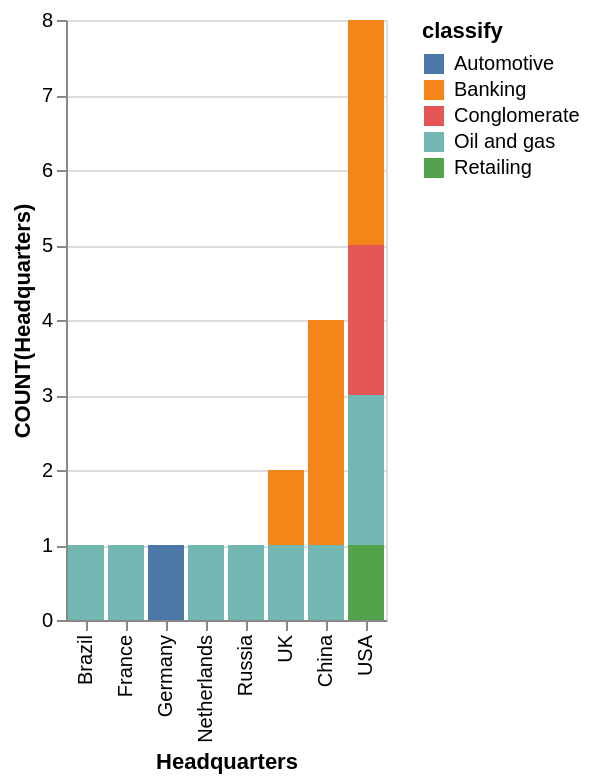

Describe this chart as a Vega-Lite specification.
### Vega-Lite specification from a JSON file in a GitHub repository (floating-point values rounded to 4 significant figures)
{"data": {"values": [{"x_data": "Brazil", "y_data": 0, "classify": "Automotive"}, {"x_data": "China", "y_data": 0, "classify": "Automotive"}, {"x_data": "France", "y_data": 0, "classify": "Automotive"}, {"x_data": "Germany", "y_data": 1, "classify": "Automotive"}, {"x_data": "Netherlands", "y_data": 0, "classify": "Automotive"}, {"x_data": "Russia", "y_data": 0, "classify": "Automotive"}, {"x_data": "UK", "y_data": 0, "classify": "Automotive"}, {"x_data": "USA", "y_data": 0, "classify": "Automotive"}, {"x_data": "Brazil", "y_data": 0, "classify": "Banking"}, {"x_data": "China", "y_data": 3, "classify": "Banking"}, {"x_data": "France", "y_data": 0, "classify": "Banking"}, {"x_data": "Germany", "y_data": 0, "classify": "Banking"}, {"x_data": "Netherlands", "y_data": 0, "classify": "Banking"}, {"x_data": "Russia", "y_data": 0, "classify": "Banking"}, {"x_data": "UK", "y_data": 1, "classify": "Banking"}, {"x_data": "USA", "y_data": 3, "classify": "Banking"}, {"x_data": "Brazil", "y_data": 0, "classify": "Conglomerate"}, {"x_data": "China", "y_data": 0, "classify": "Conglomerate"}, {"x_data": "France", "y_data": 0, "classify": "Conglomerate"}, {"x_data": "Germany", "y_data": 0, "classify": "Conglomerate"}, {"x_data": "Netherlands", "y_data": 0, "classify": "Conglomerate"}, {"x_data": "Russia", "y_data": 0, "classify": "Conglomerate"}, {"x_data": "UK", "y_data": 0, "classify": "Conglomerate"}, {"x_data": "USA", "y_data": 2, "classify": "Conglomerate"}, {"x_data": "Brazil", "y_data": 1, "classify": "Oil and gas"}, {"x_data": "China", "y_data": 1, "classify": "Oil and gas"}, {"x_data": "France", "y_data": 1, "classify": "Oil and gas"}, {"x_data": "Germany", "y_data": 0, "classify": "Oil and gas"}, {"x_data": "Netherlands", "y_data": 1, "classify": "Oil and gas"}, {"x_data": "Russia", "y_data": 1, "classify": "Oil and gas"}, {"x_data": "UK", "y_data": 1, "classify": "Oil and gas"}, {"x_data": "USA", "y_data": 2, "classify": "Oil and gas"}, {"x_data": "Brazil", "y_data": 0, "classify": "Retailing"}, {"x_data": "China", "y_data": 0, "classify": "Retailing"}, {"x_data": "France", "y_data": 0, "classify": "Retailing"}, {"x_data": "Germany", "y_data": 0, "classify": "Retailing"}, {"x_data": "Netherlands", "y_data": 0, "classify": "Retailing"}, {"x_data": "Russia", "y_data": 0, "classify": "Retailing"}, {"x_data": "UK", "y_data": 0, "classify": "Retailing"}, {"x_data": "USA", "y_data": 1, "classify": "Retailing"}]}, "mark": "bar", "encoding": {"x": {"field": "x_data", "type": "nominal", "title": "Headquarters", "sort": {"op": "sum", "field": "y_data", "order": "ascending"}}, "y": {"field": "y_data", "type": "quantitative", "title": "COUNT(Headquarters)"}, "color": {"field": "classify"}}}
